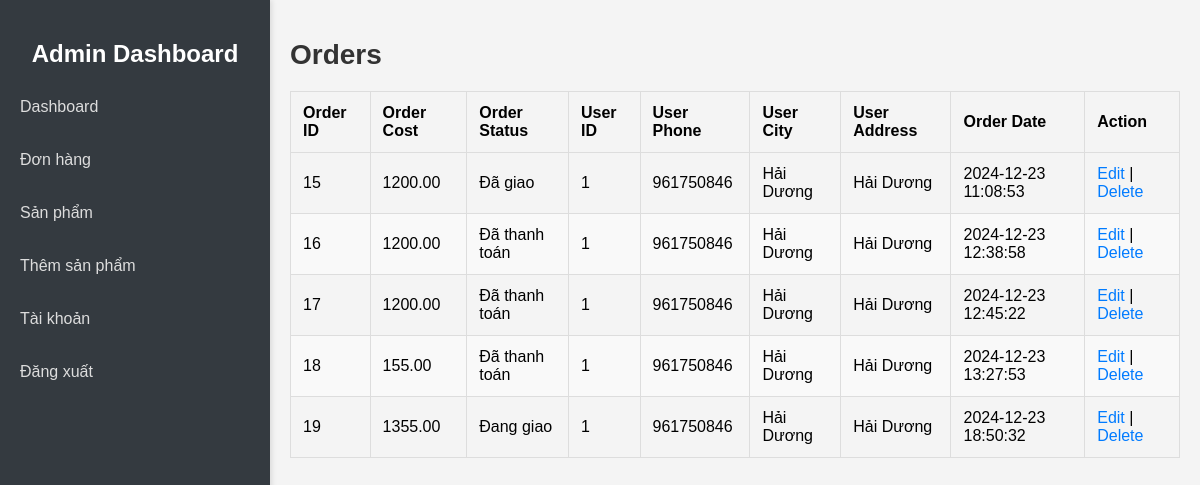
The app's page /admin/orders.php (signed in) with its own data.
### tables this page shows
CREATE TABLE `orders` (
  `order_id` int(11) NOT NULL,
  `order_cost` decimal(6,2) NOT NULL,
  `order_status` varchar(100) NOT NULL DEFAULT 'on_hold',
  `user_id` int(11) NOT NULL,
  `user_phone` int(11) NOT NULL,
  `user_city` varchar(255) NOT NULL,
  `user_address` varchar(255) NOT NULL,
  `order_date` datetime NOT NULL DEFAULT current_timestamp()
);

### admin/orders.php (the view, shortened to what this page needs)
<?php
include('header.php');
include('../server/connection.php');
$stmt = $conn->prepare("SELECT order_id, order_cost, order_status, user_id, user_phone, user_city, user_address, order_date FROM orders");
$stmt->execute();
$orders = $stmt->get_result();
?>
<body>
    <?php include('sidemenu.php'); ?>
    <div class="content">
        <h1>Orders</h1>
        <table border="1" cellpadding="10" cellspacing="0">
            <thead>
                <tr>
                    <th>Order ID</th>
                    <th>Order Cost</th>
                    <th>Order Status</th>
                    <th>User ID</th>
                    <th>User Phone</th>
                    <th>User City</th>
                    <th>User Address</th>
                    <th>Order Date</th>
                    <th>Action</th>
                </tr>
            </thead>
            <tbody>
                <?php
                if ($orders->num_rows > 0) {
                    while ($order = $orders->fetch_assoc()) {
                        echo "<tr>";
                        echo "<td>" . $order['order_id'] . "</td>";
                        echo "<td>" . $order['order_cost'] . "</td>";
                        echo "<td>" . $order['order_status'] . "</td>";
                        echo "<td>" . $order['user_id'] . "</td>";
                        echo "<td>" . $order['user_phone'] . "</td>";
                        echo "<td>" . $order['user_city'] . "</td>";
                        echo "<td>" . $order['user_address'] . "</td>";
                        echo "<td>" . $order['order_date'] . "</td>";
                        echo "<td><a href='edit_order.php?order_id=" . $order['order_id'] . "'>Edit</a> | <a href='delete_order.php?order_id=" . $order['order_id'] . "'>Delete</a></td>";
                        echo "</tr>";
                    }
                } else {
                    echo "<tr><td colspan='9' class='text-center'>No orders found.</td></tr>";
                }
                ?>
            </tbody>
        </table>
    </div>
</body>
</html>

### admin/css/style.css (style rules this page uses)
body { font-family: Arial, sans-serif; margin: 0; padding: 0; background-color: #f4f4f4; }
.content { margin-left: 270px; padding: 20px; }
.content h1 { font-size: 28px; color: #333; }
table { width: 100%; border-collapse: collapse; margin: 20px 0; }
th, td { text-align: left; padding: 12px; border: 1px solid #ddd; }
th { background-color: #f4f4f4; }
tr:nth-child(even) { background-color: #f9f9f9; }
a { color: #007bff; text-decoration: none; }

### records on screen
orders: order_id "15", order_cost "1200.00", order_status "Đã giao", user "1", user_phone "961750846", user_city "Hải Dương", user_address "Hải Dương", order_date "2024-12-23 11:08:53"
orders: order_id "16", order_cost "1200.00", order_status "Đã thanh toán", user "1", user_phone "961750846", user_city "Hải Dương", user_address "Hải Dương", order_date "2024-12-23 12:38:58"
orders: order_id "17", order_cost "1200.00", order_status "Đã thanh toán", user "1", user_phone "961750846", user_city "Hải Dương", user_address "Hải Dương", order_date "2024-12-23 12:45:22"
orders: order_id "18", order_cost "155.00", order_status "Đã thanh toán", user "1", user_phone "961750846", user_city "Hải Dương", user_address "Hải Dương", order_date "2024-12-23 13:27:53"
orders: order_id "19", order_cost "1355.00", order_status "Đang giao", user "1", user_phone "961750846", user_city "Hải Dương", user_address "Hải Dương", order_date "2024-12-23 18:50:32"
